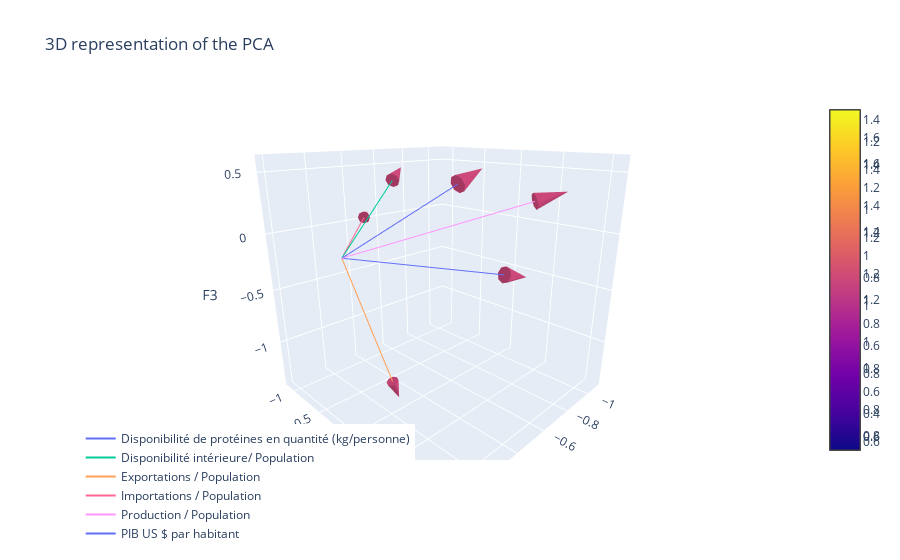

Notebook code cell kept with this figure:
### Code cell
import plotly.graph_objects as go

scaling_factor = 1.5  # Adjust the scaling factor as desired

fig = go.Figure()

for i in range(pca.components_.shape[1]):
    # Add a line for the vector
    fig.add_trace(go.Scatter3d(
        x=[0, pca.components_[0, i] * scaling_factor],
        y=[0, pca.components_[1, i] * scaling_factor],
        z=[0, pca.components_[2, i] * scaling_factor],
        mode='lines',
        name=features[i]
    ))

    # Add a cone for the arrowhead
    fig.add_trace(go.Cone(
        x=[pca.components_[0, i] * scaling_factor],
        y=[pca.components_[1, i] * scaling_factor],
        z=[pca.components_[2, i] * scaling_factor],
        u=[pca.components_[0, i] * scaling_factor],
        v=[pca.components_[1, i] * scaling_factor],
        w=[pca.components_[2, i] * scaling_factor],
        sizemode="absolute",
        sizeref=0.2,
        anchor="cm"
    ))

fig.update_layout(
    title="3D representation of the PCA",
    scene=dict(
        xaxis_title='F1',
        yaxis_title='F2',
        zaxis_title='F3',
        aspectratio=dict(x=1, y=1, z=1),
        camera=dict(eye=dict(x=1.2, y=1.2, z=0.6))
    ),
    legend=dict(
        yanchor="top",
        y=0.1,
        xanchor="left",
        x=0.001
    )
)

fig.show()

### Figure 1 — Plotly figure (JSON) as saved in the notebook; plotly's stock layout.template omitted (floating-point values rounded to 4 significant figures)
{"data": [{"mode": "lines", "name": "Disponibilité de protéines en quantité (kg/personne)", "type": "scatter3d", "x": [0, -0.6722], "y": [0, 0.009019], "z": [0, 0.4221]}, {"anchor": "cm", "sizemode": "absolute", "sizeref": 0.2, "type": "cone", "u": [-0.6722], "v": [0.009019], "w": [0.4221], "x": [-0.6722], "y": [0.009019], "z": [0.4221]}, {"mode": "lines", "name": "Disponibilité intérieure/ Population", "type": "scatter3d", "x": [0, -0.5233], "y": [0, -0.6413], "z": [0, 0.4234]}, {"anchor": "cm", "sizemode": "absolute", "sizeref": 0.2, "type": "cone", "u": [-0.5233], "v": [-0.6413], "w": [0.4234], "x": [-0.5233], "y": [-0.6413], "z": [0.4234]}, {"mode": "lines", "name": "Exportations / Population", "type": "scatter3d", "x": [0, -0.2468], "y": [0, -0.06571], "z": [0, -1.232]}, {"anchor": "cm", "sizemode": "absolute", "sizeref": 0.2, "type": "cone", "u": [-0.2468], "v": [-0.06571], "w": [-1.232], "x": [-0.2468], "y": [-0.06571], "z": [-1.232]}, {"mode": "lines", "name": "Importations / Population", "type": "scatter3d", "x": [0, -0.4451], "y": [0, -0.9605], "z": [0, 0.05819]}, {"anchor": "cm", "sizemode": "absolute", "sizeref": 0.2, "type": "cone", "u": [-0.4451], "v": [-0.9605], "w": [0.05819], "x": [-0.4451], "y": [-0.9605], "z": [0.05819]}, {"mode": "lines", "name": "Production / Population", "type": "scatter3d", "x": [0, -0.6238], "y": [0, 0.9327], "z": [0, 0.367]}, {"anchor": "cm", "sizemode": "absolute", "sizeref": 0.2, "type": "cone", "u": [-0.6238], "v": [0.9327], "w": [0.367], "x": [-0.6238], "y": [0.9327], "z": [0.367]}, {"mode": "lines", "name": "PIB US $ par habitant", "type": "scatter3d", "x": [0, -0.936], "y": [0, 0.2044], "z": [0, -0.4873]}, {"anchor": "cm", "sizemode": "absolute", "sizeref": 0.2, "type": "cone", "u": [-0.936], "v": [0.2044], "w": [-0.4873], "x": [-0.936], "y": [0.2044], "z": [-0.4873]}], "layout": {"legend": {"x": 0.001, "xanchor": "left", "y": 0.1, "yanchor": "top"}, "scene": {"aspectratio": {"x": 1, "y": 1, "z": 1}, "camera": {"eye": {"x": 1.2, "y": 1.2, "z": 0.6}}, "xaxis": {"title": {"text": "F1"}}, "yaxis": {"title": {"text": "F2"}}, "zaxis": {"title": {"text": "F3"}}}, "title": {"text": "3D representation of the PCA"}}}
